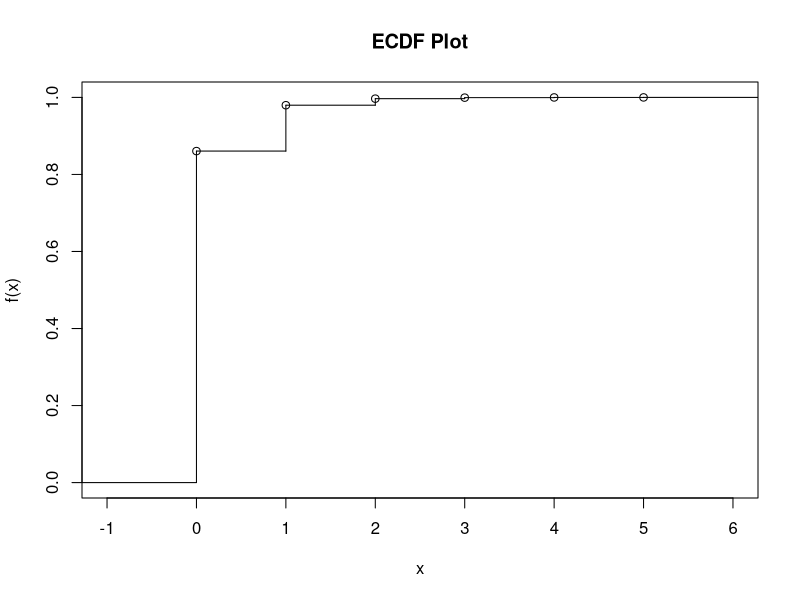

Generate this figure with R:
# Data
x <- c(1, 2, 3, 4, 5)
y <- c(81714, 11306, 1618, 250, 50, 7)
n <- sum(y)
n
# ECDF
fn <- stepfun(x = c(0, 1, 2, 3, 4, 5), 
              y = c(0, cumsum(y) / sum(y)), 
              f = 0, right = FALSE)

plot(fn, main = "ECDF Plot")

### Estimating 95% CI

# Data
x <- c(1, 2, 3, 4, 5)
y <- c(81714, 11306, 1618, 250, 50, 7)
n <- sum(y)

# ECDF
fn <- stepfun(x = c(0, 1, 2, 3, 4, 5), 
              y = c(0, cumsum(y) / sum(y)), 
              f = 0, right = FALSE)

# Compute ECDF values at unique points
ecdf_values <- cumsum(y) / sum(y)

# Compute 95% Confidence Intervals
se <- sqrt(ecdf_values * (1 - ecdf_values) / n)  # Standard error
ci_lower <- pmax(ecdf_values - 1.96 * se, 0)  # Lower bound
ci_upper <- pmin(ecdf_values + 1.96 * se, 1)  # Upper bound

ci_lower
ci_upper
